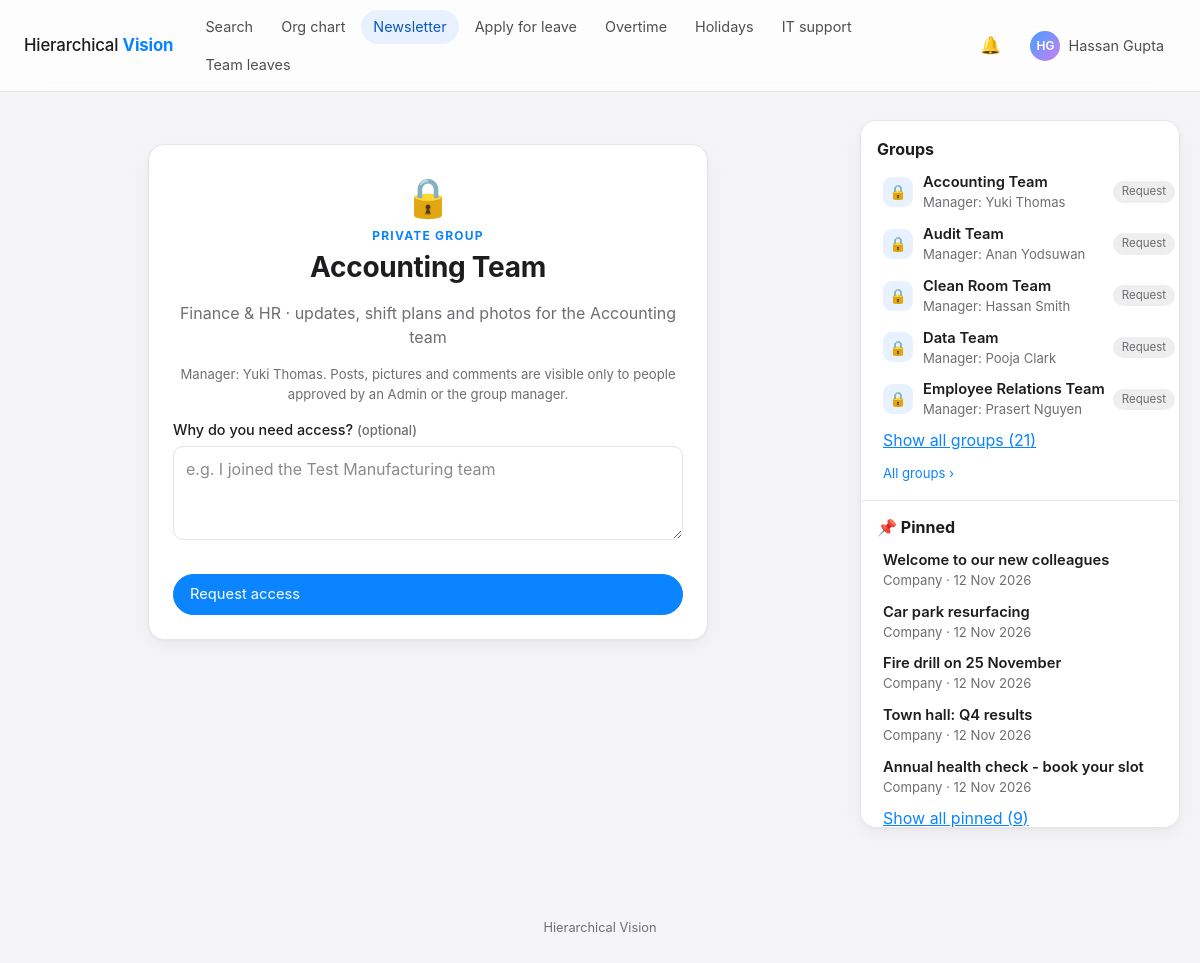
The page /newsletter/groups/18/ (signed in) on the database its author committed.
### accounts/models.py (models this page shows, shortened)
class User(AbstractBaseUser, PermissionsMixin):
    employee_id = models.CharField(
        max_length=30, unique=True, validators=[employee_id_validator], help_text="e.g. EMP-105. Used to sign in."
    )
    email = models.EmailField("email address", unique=True)
    full_name = models.CharField(max_length=150)
    position = models.CharField(max_length=120, blank=True)
    role = models.CharField(max_length=10, choices=Role.choices, default=Role.EMPLOYEE, db_index=True)
    manager = models.ForeignKey(
        "self",
        null=True,
        blank=True,
        on_delete=models.SET_NULL,
        related_name="direct_reports",
        verbose_name="Peer / Reporting manager",
    )
    contact_info = models.CharField("contact information", max_length=255, blank=True)
    description = models.TextField(blank=True)
    profile_picture = models.ImageField(
        upload_to=profile_picture_path, blank=True, null=True, validators=[FileExtensionValidator(IMAGE_EXTENSIONS), validate_image_size, validate_image_dimensions, validate_image_content]
    )
    background_image = models.ImageField(
        upload_to=background_image_path, blank=True, null=True, validators=[FileExtensionValidator(IMAGE_EXTENSIONS), validate_image_size, validate_image_dimensions, validate_image_content]
    )
    newsletter_publisher = models.BooleanField(
        "may publish to the newsletter", default=False,
        help_text="Lets this employee/manager post in the company newsletter (Admins can always post).",
    )
    leave_dashboard = models.CharField(
        "leave & OT dashboard access", max_length=5, choices=DashboardAccess.choices, default=DashboardAccess.NONE,
        blank=True, help_text="Managers only: lets this manager open the daily leave & OT dashboard (set by Admins).",
    )
    is_active = models.BooleanField(default=True)
    is_staff = models.BooleanField(default=False, editable=False)
    date_joined = models.DateTimeField(auto_now_add=True)
    objects = UserManager()
    USERNAME_FIELD = "employee_id"
    EMAIL_FIELD = "email"
    REQUIRED_FIELDS = ["email", "full_name"]
    class Meta:
        ordering = ["full_name"]
    @property
    def initials(self):
        parts = [p for p in self.full_name.split() if p]
        if not parts:
            return self.employee_id[:2].upper()
        return (parts[0][0] + (parts[-1][0] if len(parts) > 1 else "")).upper()
    @property
    def is_admin(self):
        return self.role == Role.ADMIN
    @property
    def is_manager_role(self):
        return self.role == Role.MANAGER
    @property
    def can_approve_leaves(self):
        return self.role in (Role.ADMIN, Role.MANAGER)
    @property
    def can_view_leave_dashboard(self):
        return self.is_admin or (self.is_manager_role and self.leave_dashboard in (DashboardAccess.TEAM, DashboardAccess.ALL))

### newsletter/models.py (models this page shows, shortened)
class NewsGroup(models.Model):
    name = models.CharField(max_length=80)
    description = models.CharField(max_length=300, blank=True)
    manager = models.ForeignKey(
        settings.AUTH_USER_MODEL, null=True, blank=True, on_delete=models.SET_NULL, related_name="managed_news_groups",
        help_text="Approves access requests and moderates the group. Admins can always do both.",
    )
    created_by = models.ForeignKey(settings.AUTH_USER_MODEL, null=True, blank=True, on_delete=models.SET_NULL, related_name="+")
    created_at = models.DateTimeField(auto_now_add=True)
    class Meta:
        ordering = ["name"]
        constraints = [models.UniqueConstraint(Lower("name"), name="newsgroup_name_ci_unique")]
    def get_absolute_url(self):
        return reverse("newsletter:group_detail", args=[self.pk])
    def can_manage(self, user):
        return bool(user.is_authenticated and user.is_active and (user.is_admin or self.manager_id == user.pk))
    def can_access(self, user):
        if not (user.is_authenticated and user.is_active):
            return False
        if self.can_manage(user):
            return True
        cache = self.__dict__.setdefault("_access_cache", {})
        if user.pk not in cache:
            cache[user.pk] = self.memberships.filter(user_id=user.pk).exists()
        return cache[user.pk]

class Post(models.Model):
    title = models.CharField(max_length=120)
    body = models.TextField(max_length=5000)
    author = models.ForeignKey(
        settings.AUTH_USER_MODEL, null=True, blank=True, on_delete=models.SET_NULL, related_name="newsletter_posts"
    )
    group = models.ForeignKey(NewsGroup, null=True, blank=True, on_delete=models.CASCADE, related_name="posts")
    is_pinned = models.BooleanField(default=False, help_text="Pinned posts stay at the top and appear in the Pinned sidebar.")
    created_at = models.DateTimeField(auto_now_add=True, db_index=True)
    updated_at = models.DateTimeField(auto_now=True)
    objects = PostQuerySet.as_manager()
    class Meta:
        ordering = ["-is_pinned", "-created_at"]
        indexes = [models.Index(fields=["group", "-created_at"], name="news_post_group_idx")]
    def get_absolute_url(self):
        return reverse("newsletter:detail", args=[self.pk])

### newsletter/views.py (the view, shortened to what this page needs)
# urls.py: path("groups/<int:pk>/", views.group_detail, name="group_detail"),
@login_required
def group_detail(request, pk):
    group = get_object_or_404(NewsGroup.objects.select_related("manager"), pk=pk)
    user = request.user
    ctx = {"group": group, "can_manage": group.can_manage(user)}
    if not group.can_access(user):                       # private: no posts, no member list, only the request form
        ctx["pending"] = group.requests.filter(user=user, status=Req.PENDING).first()
        ctx["last_rejected"] = group.requests.filter(user=user, status=Req.REJECTED).first() if not ctx["pending"] else None
        ctx["form"] = AccessRequestForm()
        return render(request, "newsletter/group_locked.html", ctx)

### newsletter/forms.py (shortened to what this page needs)
class AccessRequestForm(forms.Form):
    message = forms.CharField(max_length=300, required=False, strip=True, widget=forms.Textarea(attrs={"rows": 3}))

### newsletter/models.py (called while the page is built)
    def visible_to(self, user):
        if not (user.is_authenticated and user.is_active):
            return self.filter(group__isnull=True)
        if user.is_admin:
            return self
        member_of = GroupMembership.objects.filter(user=user).values("group_id")
        return self.filter(Q(group__isnull=True) | Q(group__manager=user) | Q(group_id__in=member_of))

### newsletter/services.py (called while the page is built)
def group_states(user, groups):
    if not (user.is_authenticated and user.is_active):
        return {}
    ids = [g.pk for g in groups]
    states = {}
    pending = GroupAccessRequest.objects.filter(user=user, group_id__in=ids, status=GroupAccessRequest.Status.PENDING)
    states.update({gid: PENDING for gid in pending.values_list("group_id", flat=True)})
    states.update({gid: MEMBER for gid in GroupMembership.objects.filter(user=user, group_id__in=ids).values_list("group_id", flat=True)})
    for g in groups:
        if user.is_admin or g.manager_id == user.pk:
            states[g.pk] = MANAGER
    return states

### notifications/context_processors.py (called while the page is built)
def unread_notifications(request):
    user = getattr(request, "user", None)
    if user is not None and user.is_authenticated:
        return {"unread_count": Notification.objects.filter(recipient=user, is_read=False).count()}
    return {}

### templates/newsletter/group_locked.html (shortened to what this page needs)
{% extends "newsletter/layout.html" %}
{% block news_content %}
<section class="card locked">
  <div class="big-icon" aria-hidden="true">&#128274;</div>
  <p class="eyebrow">PRIVATE GROUP</p>
  <h1>{{ group.name }}</h1>
  {% if group.description %}<p class="muted">{{ group.description }}</p>{% endif %}
  <p class="muted small">Manager: {% if group.manager %}{{ group.manager.full_name }}{% else %}not assigned yet{% endif %}.
    Posts, pictures and comments are visible only to people approved by an Admin or the group manager.</p>
  {% if pending %}
    <div class="flash flash-warning">Your request from {{ pending.created_at|date:"d M Y, H:i" }} is waiting for approval.</div>
  {% else %}
    <form method="post" action="{% url 'newsletter:request_access' group.pk %}" class="stack">{% csrf_token %}
      <div class="field"><label for="req-message">Why do you need access? <span class="muted small">(optional)</span></label>
        <textarea id="req-message" name="message" rows="3" maxlength="300" placeholder="e.g. I joined the Test Manufacturing team"></textarea></div>
      <button class="btn btn-primary" type="submit">Request access</button>
    </form>
  {% endif %}
</section>
{% endblock %}

### templates/base.html (shortened to what this page needs)
{% load static %}<!DOCTYPE html>
<html lang="en">
<head>
  <link rel="stylesheet" href="{% static 'css/app.css' %}">
</head>
<body class="{% block body_class %}{% endblock %}">
<header class="topbar">
  <a class="brand" href="{% url 'accounts:home' %}">Hierarchical <b>Vision</b></a>
  {% with view=request.resolver_match.view_name %}
  <nav aria-label="Main">
    <a href="{% url 'accounts:home' %}" class="{% if view == 'accounts:home' or view == 'accounts:search' %}active{% endif %}">Search</a>
    <a href="{% url 'accounts:org_chart' %}" class="{% if view == 'accounts:org_chart' %}active{% endif %}">Org chart</a>
    <a href="{% url 'newsletter:list' %}" class="{% if 'newsletter:' in view %}active{% endif %}">Newsletter</a>
    {% if user.is_authenticated %}
    <a href="{% url 'leaves:apply' %}" class="{% if view == 'leaves:apply' %}active{% endif %}">Apply for leave</a>
    <a href="{% url 'leaves:overtime' %}" class="{% if 'leaves:overtime' in view %}active{% endif %}">Overtime</a>
    <a href="{% url 'leaves:holidays' %}" class="{% if view == 'leaves:holidays' %}active{% endif %}">Holidays</a>
    <a href="{% url 'support:create' %}" class="{% if view == 'support:create' %}active{% endif %}">IT support</a>
    {% if user.can_approve_leaves %}<a href="{% url 'leaves:team' %}" class="{% if view == 'leaves:team' %}active{% endif %}">Team leaves</a>{% endif %}
    {% endif %}
  </nav>
  {% endwith %}
  {% if user.is_authenticated %}
  <div class="topbar-right">
    <a class="icon-btn" href="{% url 'notifications:list' %}" title="Notifications" aria-label="Notifications">&#128276;{% if unread_count %}<span class="badge-count">{{ unread_count }}</span>{% endif %}</a>
    <details class="menu">
      <summary class="user-chip">{% include "partials/_avatar.html" with person=user size="sm" %}<span class="name">{{ user.full_name }}</span></summary>
    </details>
  </div>
  {% else %}
  <div class="topbar-right"><a class="btn btn-sm" href="{% url 'accounts:login' %}">Sign in</a></div>
  {% endif %}
</header>
{% block main %}
<main id="main" class="container{% block container_class %}{% endblock %}">
  {% block content %}{% endblock %}
</main>
<footer class="site-footer">Hierarchical Vision</footer>
{% endblock %}
</body>
</html>

### templates/partials/_avatar.html
{% if person.profile_picture %}<img class="avatar {{ size|default:'' }}" src="{{ person.profile_picture.url }}" alt="{{ person.full_name }}">{% else %}<span class="avatar avatar-initials {{ size|default:'' }}">{{ person.initials }}</span>{% endif %}

### templates/newsletter/_sidebar.html (shortened to what this page needs)
<aside class="news-side" aria-label="Newsletter sidebar">
  <section class="side-sec" aria-labelledby="side-groups">
    <div class="row-between side-head">
      <h2 id="side-groups">Groups</h2>
    </div>
    {% if not signed_in %}
      <p class="muted small"><a href="{% url 'accounts:login' %}?next={{ request.path|urlencode }}">Sign in</a> to see department groups.</p>
    {% else %}
      <ul class="side-list" data-collapse="5">
        {% for g in groups %}
        <li{% if forloop.counter > 5 %} class="extra" hidden{% endif %}>
          <a class="side-link" href="{{ g.get_absolute_url }}">
            <span class="side-icon" aria-hidden="true">{% if g.state %}&#128101;{% else %}&#128274;{% endif %}</span>
            <span class="side-text"><strong>{{ g.name }}</strong>{% if g.manager %}<span class="muted small">Manager: {{ g.manager.full_name }}</span>{% endif %}</span>
          </a>
          {% if g.state == "manager" %}<span class="pill pill-approved">Manager</span>
          {% elif g.state == "member" %}<span class="pill pill-approved">Member</span>
          {% elif g.state == "pending" %}<span class="pill pill-pending">Pending</span>
          {% else %}<span class="pill">Request</span>{% endif %}
        </li>
        {% empty %}<li class="side-empty muted small">No groups yet.{% if viewer.is_admin %} Create the first department group.{% endif %}</li>{% endfor %}
      </ul>
      {% if groups|length > 5 %}<button type="button" class="side-toggle small" data-toggle-list data-more="Show all groups ({{ groups|length }})" data-less="Show less" aria-expanded="false">Show all groups ({{ groups|length }})</button>{% endif %}
      <p class="side-foot small"><a href="{% url 'newsletter:group_list' %}">All groups{% if more_groups %} (+{{ more_groups }} more){% endif %} &rsaquo;</a></p>
    {% endif %}
  </section>
  <hr class="side-divider">
  <section class="side-sec" aria-labelledby="side-pinned">
    <div class="side-head"><h2 id="side-pinned">&#128204; Pinned</h2></div>
    <ul class="side-list" data-collapse="5">
      {% for p in pinned %}
      <li{% if forloop.counter > 5 %} class="extra" hidden{% endif %}>
        <a class="side-link" href="{{ p.get_absolute_url }}">
          <span class="side-text"><strong>{{ p.title }}</strong>
            <span class="muted small">{% if p.group %}{{ p.group.name }}{% else %}Company{% endif %} &middot; {{ p.created_at|date:"d M Y" }}</span></span>
        </a>
      </li>
      {% empty %}<li class="side-empty muted small">Nothing is pinned.</li>{% endfor %}
    </ul>
    {% if pinned|length > 5 %}<button type="button" class="side-toggle small" data-toggle-list data-more="Show all pinned ({{ pinned|length }})" data-less="Show less" aria-expanded="false">Show all pinned ({{ pinned|length }})</button>{% endif %}
  </section>
</aside>

### rows shown on the page
User: initials "HG", full_name "Hassan Gupta"
NewsGroup: name "Accounting Team", description "Finance & HR · updates, shift plans and photos for the Accounting team", manager.full_name "Yuki Thomas", shows "Request"
NewsGroup: name "Audit Team", manager.full_name "Anan Yodsuwan", shows "Request"
NewsGroup: name "Clean Room Team", manager.full_name "Hassan Smith", shows "Request"
NewsGroup: name "Data Team", manager.full_name "Pooja Clark", shows "Request"
NewsGroup: name "Employee Relations Team", manager.full_name "Prasert Nguyen", shows "Request"
Post: title "Welcome to our new colleagues", shows "Company", created_at "12 Nov 2026"
Post: title "Car park resurfacing", shows "Company", created_at "12 Nov 2026"
Post: title "Fire drill on 25 November", shows "Company", created_at "12 Nov 2026"
Post: title "Town hall: Q4 results", shows "Company", created_at "12 Nov 2026"
Post: title "Annual health check - book your slot", shows "Company", created_at "12 Nov 2026"

### other values the page prints
{{ groups|length }} "21"
{{ pinned|length }} "9"
